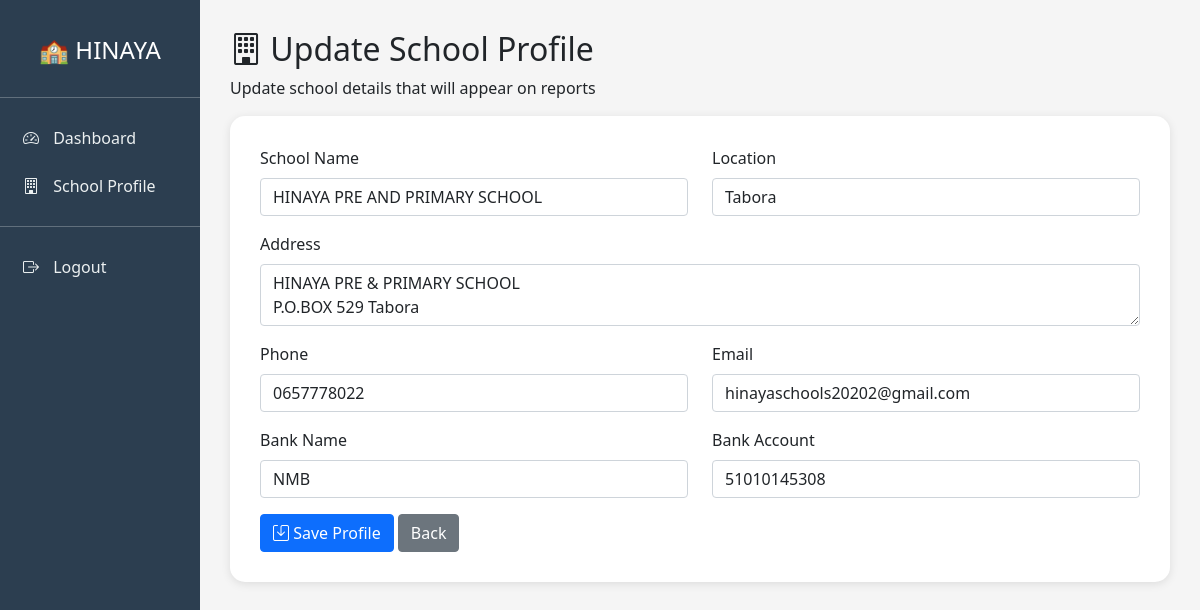
/superadmin/update_profile/ (signed in), run on the app's committed database.
### school/models.py (models this page shows, shortened)
class SchoolProfile(models.Model):
    school_name = models.CharField(max_length=200, default="HINAYA PRE AND PRIMARY SCHOOL")
    address = models.TextField()
    location = models.CharField(max_length=200)
    phone = models.CharField(max_length=20)
    email = models.EmailField()
    bank_name = models.CharField(max_length=100)
    bank_account = models.CharField(max_length=50)
    logo = models.ImageField(upload_to='school/', blank=True, null=True)
    principal_signature = models.ImageField(upload_to='signatures/', blank=True, null=True)
    opening_date = models.DateField(blank=True, null=True)
    closing_date = models.DateField(blank=True, null=True)

### school/views.py (the view, shortened to what this page needs)
# urls.py: path('superadmin/update_profile/', views.update_school_profile, name='update_school_profile'),
@login_required
def update_school_profile(request):
    profile = SchoolProfile.objects.first()
    if not profile:
        profile = SchoolProfile()
    return render(request, 'admin/update_profile.html', {'profile': profile})

### templates/admin/update_profile.html (shortened to what this page needs)
<!DOCTYPE html>
<html>
<head>
    <link href="https://cdn.jsdelivr.net/npm/bootstrap@5.1.3/dist/css/bootstrap.min.css" rel="stylesheet">
    <link rel="stylesheet" href="https://cdn.jsdelivr.net/npm/bootstrap-icons@1.8.1/font/bootstrap-icons.css">
</head>
<body>
    <div class="container-fluid">
        <div class="row">
            <div class="col-md-2 sidebar">
                <h4 class="text-center py-3">🏫 HINAYA</h4>
                <hr>
                <a href="/superadmin_dashboard/">
                    <i class="bi bi-speedometer2"></i> Dashboard
                </a>
                <a href="/superadmin/update_profile/">
                    <i class="bi bi-building"></i> School Profile
                </a>
                <hr>
                <a href="/logout/">
                    <i class="bi bi-box-arrow-right"></i> Logout
                </a>
            </div>
            <div class="col-md-10 main-content">
                <h2><i class="bi bi-building"></i> Update School Profile</h2>
                <p>Update school details that will appear on reports</p>
                <div class="form-container">
                    <form method="post" enctype="multipart/form-data">
                        <div class="row">
                            <div class="col-md-6">
                                <div class="mb-3">
                                    <label class="form-label">School Name</label>
                                    <input type="text" name="school_name" class="form-control"
                                           value="{{ profile.school_name|default:'HINAYA PRE AND PRIMARY SCHOOL' }}" required>
                                </div>
                            </div>
                            <div class="col-md-6">
                                <div class="mb-3">
                                    <label class="form-label">Location</label>
                                    <input type="text" name="location" class="form-control"
                                           value="{{ profile.location|default:'' }}">
                                </div>
                            </div>
                        </div>
                        <div class="mb-3">
                            <label class="form-label">Address</label>
                            <textarea name="address" class="form-control" rows="2">{{ profile.address|default:'' }}</textarea>
                        </div>
                        <div class="row">
                            <div class="col-md-6">
                                <div class="mb-3">
                                    <label class="form-label">Phone</label>
                                    <input type="text" name="phone" class="form-control"
                                           value="{{ profile.phone|default:'' }}">
                                </div>
                            </div>
                            <div class="col-md-6">
                                <div class="mb-3">
                                    <label class="form-label">Email</label>
                                    <input type="email" name="email" class="form-control"
                                           value="{{ profile.email|default:'' }}">
                                </div>
                            </div>
                        </div>
                        <div class="row">
                            <div class="col-md-6">
                                <div class="mb-3">
                                    <label class="form-label">Bank Name</label>
                                    <input type="text" name="bank_name" class="form-control"
                                           value="{{ profile.bank_name|default:'' }}">
                                </div>
                            </div>
                            <div class="col-md-6">
                                <div class="mb-3">
                                    <label class="form-label">Bank Account</label>
                                    <input type="text" name="bank_account" class="form-control"
                                           value="{{ profile.bank_account|default:'' }}">
                                </div>
                            </div>
                        </div>
                        <button type="submit" class="btn btn-primary">
                            <i class="bi bi-save"></i> Save Profile
                        </button>
                        <a href="/superadmin/" class="btn btn-secondary">Back</a>
                    </form>
                </div>
            </div>
        </div>
    </div>
</body>
</html>

### templates/admin/update_profile.html (style rules this page uses)
body { background: #f5f5f5; }
.sidebar { min-height: 100vh; background: #2c3e50; color: white; padding: 20px 0; }
.sidebar a { color: #ecf0f1; text-decoration: none; display: block; padding: 12px 20px; border-left: 3px solid transparent; }
.sidebar a i { margin-right: 10px; }
.main-content { padding: 30px; }
.form-container { background: white; padding: 30px; border-radius: 15px; box-shadow: 0 2px 10px rgba(0,0,0,0.1); }

### data on the page
SchoolProfile: school_name "HINAYA PRE AND PRIMARY SCHOOL", location "Tabora", address "HINAYA PRE & PRIMARY SCHOOL P.O.BOX 529 Tabora", phone "0657778022", email "hinayaschools20202@gmail.com", bank_name "NMB", bank_account "51010145308"
